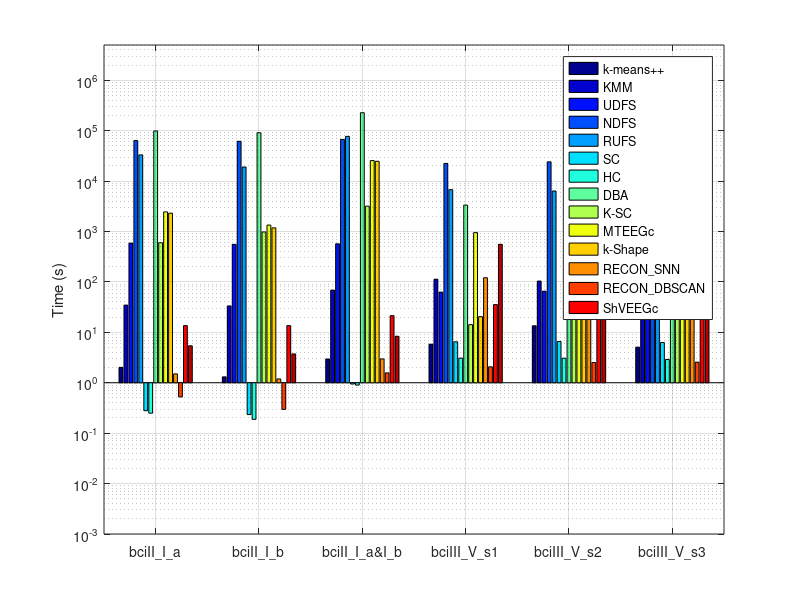

Reproduce this figure in MATLAB.
close all;
clear all;
clc;

time=[
2.02E+00	3.47E+01	5.88E+02	6.37E+04	3.31E+04	2.79E-01	2.49E-01	9.88E+04	5.98E+02	2.45E+03	2.31E+03	1.50E+00	5.23E-01    1.36E+01    5.41E+00;
1.31E+00	3.34E+01	5.56E+02	6.16E+04	1.90E+04	2.34E-01	1.88E-01	9.09E+04	9.80E+02	1.34E+03	1.18E+03	1.19E+00	2.96E-01	1.36E+01    3.73E+00;
2.96E+00	6.86E+01	5.70E+02	6.70E+04	7.70E+04	9.45E-01	8.99E-01	2.27E+05	3.18E+03	2.55E+04	2.47E+04	2.97E+00	1.57E+00	2.14E+01    8.35E+00;
5.82E+00	1.13E+02	6.27E+01	2.24E+04	6.76E+03	6.49E+00	3.08E+00	3.34E+03	1.42E+01	9.50E+02	2.05E+01	1.21E+02	2.07E+00	3.56E+01    5.56E+02;
1.35E+01	1.04E+02	6.53E+01	2.41E+04	6.36E+03	6.57E+00	3.07E+00	3.44E+03	3.27E+01	9.15E+02	5.35E+01	1.08E+02	2.52E+00	3.52E+01    5.71E+02;
5.08E+00	9.82E+01	6.41E+01	2.18E+04	6.57E+03	6.29E+00	2.90E+00	3.41E+03	3.71E+01	1.23E+03	2.03E+01	1.04E+02	2.56E+00	3.40E+01    2.73E+02;
% 2.63E+00	7.35E+01	1.14E+03	1.20E+05	3.43E+04	4.16E-01	3.73E-01	1.72E+06	3.97E+03	1.22E+04	4.70E+03	1.53E+00	7.80E-01    1.84E+01    4.63E+00;
% 3.51E+00	7.59E+01	1.15E+03	1.22E+05	3.27E+04	4.08E-01	3.72E-01	1.71E+06	3.93E+03	1.33E+04	4.22E+03	1.55E+00	7.83E-01	1.84E+01    5.77E+00;
% 2.28E+00	7.71E+01	1.16E+03	1.26E+05	3.61E+04	4.06E-01	3.68E-01	1.70E+06	4.01E+03	1.41E+04	7.50E+03	1.48E+00	7.65E-01	1.81E+01    4.39E+00;
% 6.50E-02	1.15E+01	3.38E-02	7.36E+02	1.01E+03	6.17E-02	3.12E-02	9.35E+03	3.41E+00	1.56E+02	1.01E+01	9.54E-01	2.30E-02	1.32E+00    7.89E-01;
% 6.40E-02	1.03E+01	4.42E-02	7.35E+02	8.47E+02	6.11E-02	3.29E-02	9.29E+03	3.57E+00	8.85E+01	5.12E+00	9.91E-01	2.30E-02	1.21E+00    7.10E-01;

];

plot(time','LineWidth',2);
h=bar(time);
colormap(jet);
set(h(1),'FaceColor',[0,0,143]/255)     
set(h(2),'FaceColor',[0,0,207]/255)    
set(h(3),'FaceColor',[0,15,255]/255)    
set(h(4),'FaceColor',[0,79,255]/255) 
set(h(5),'FaceColor',[0,159,255]/255) 
set(h(6),'FaceColor',[0,223,255]/255) 
set(h(7),'FaceColor',[31,255,223]/255) 
set(h(8),'FaceColor',[95,255,159]/255) 
set(h(9),'FaceColor',[174,255,79]/255) 
set(h(10),'FaceColor',[238,255,15]/255) 
set(h(11),'FaceColor',[255,207,0]/255) 
set(h(12),'FaceColor',[255,143,0]/255) 
set(h(13),'FaceColor',[255,62,0]/255) 
set(h(14),'FaceColor',[255,0,0]/255) 
set(h(15),'FaceColor',[190,0,0]/255) 
set(gca,'yscale','log');
grid on
axis([0.5 6.5 1e-3 5e6]);
set(gca,'xticklabel',{'bciII\_I\_a','bciII\_I\_b','bciII\_I\_a&I\_b','bciIII\_V\_s1','bciIII\_V\_s2','bciIII\_V\_s3'});
% set(gca,'xticklabel',{'bciIII\_V\_s1','bciIII\_V\_s2','bciIII\_V\_s3'});
% set(gca,'xticklabel',{'bciIV\_2a\_s1','bciIV\_2a\_s2','bciIV\_2a\_s3','bciIV\_2b\_s1','bciIV\_2b\_s2'});
% set(gca,'xticklabel',{'bciIV\_2b\_s1','bciIV\_2b\_s2'});
ylabel('Time (s)');
legend('k-means++','KMM','UDFS','NDFS','RUFS','SC','HC','DBA','K-SC','MTEEGc','k-Shape','RECON\_SNN','RECON\_DBSCAN','ShVEEGc');